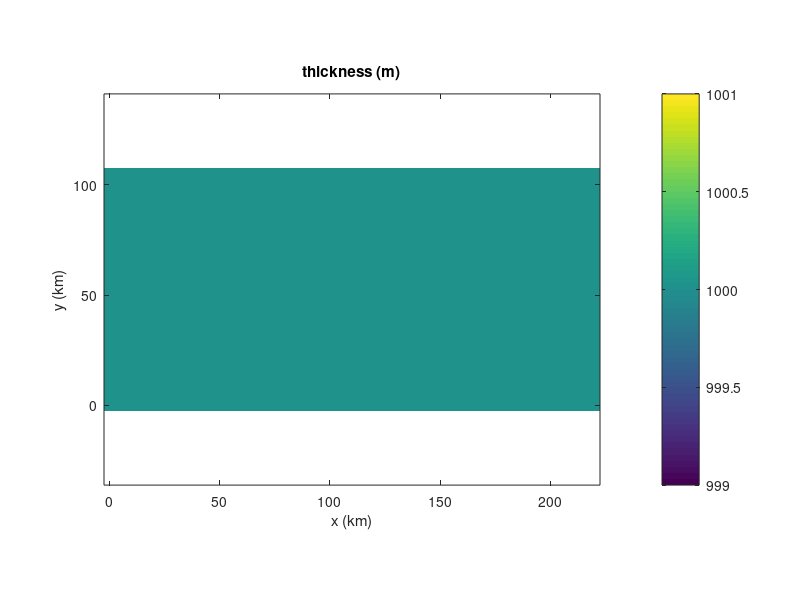
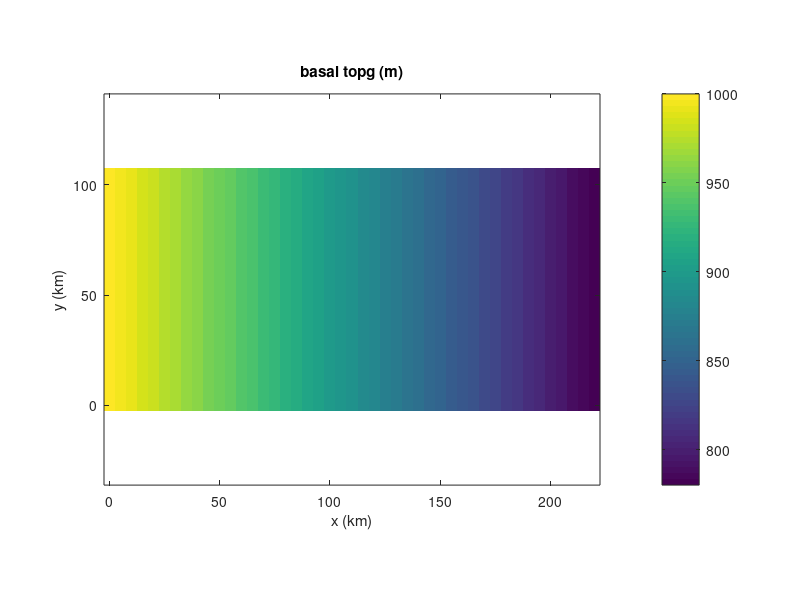
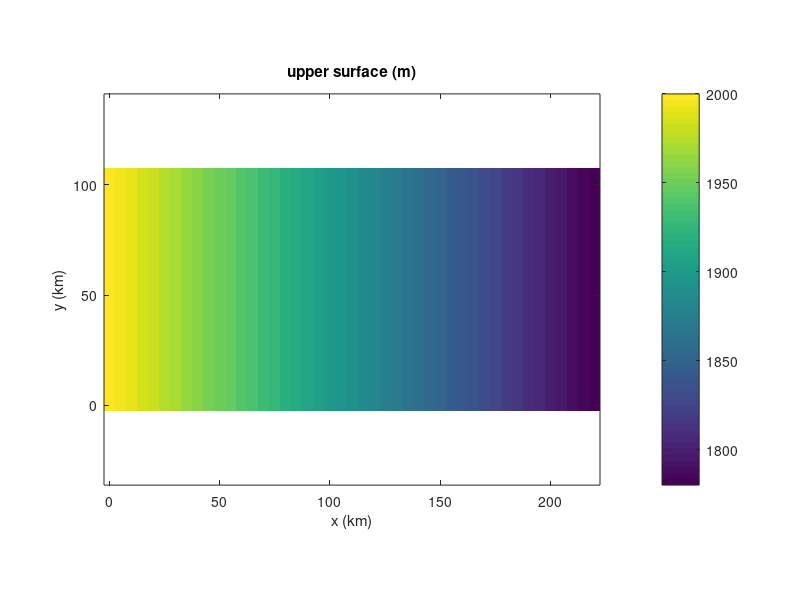
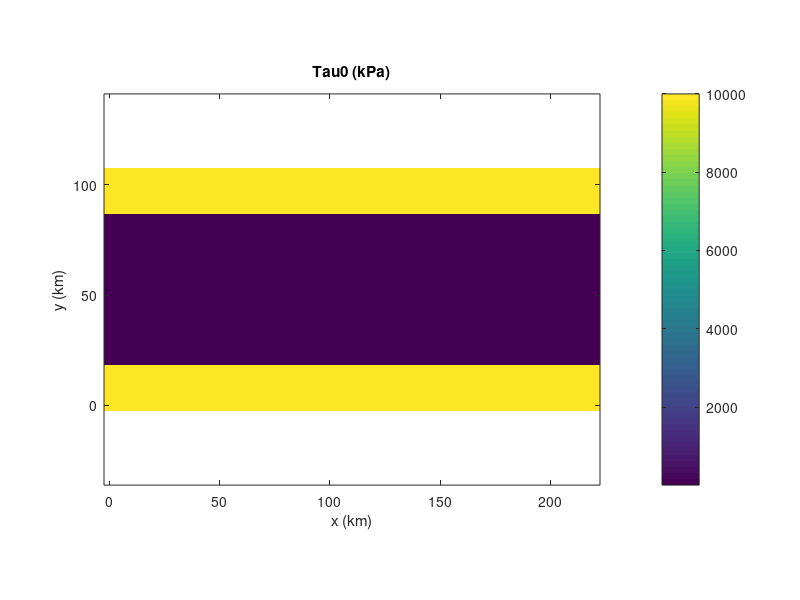

These charts were generated, in order, by the following MATLAB code:

%% file to create .mat input variables for Marion's coupled runs
%%
%% To be read by .py script to make .nc input file

double_res = 0;     %% flag to double res of grid
% double_res = 1;

rho_i = 910;     % ice density kg/m^3
rho_w = 1028;    % ocean water density kg/m^3

H0 = 1e3;
T0 = -10;
q0 = -7e-2;
slope = 1e-3;
b0 = 0.5;

r = 22; c = 45;
dew = 5e3; dns = 5e3;
x = [0:dew:dew*c-1]; xs = ( x(1:end-1)+x(2:end) )/2;
y = [0:dns:dns*r-1]'; ys = ( y(1:end-1)+y(2:end) )/2;


if( double_res == 1 )
    dew = 1/2*dew; dns = 1/2*dns;    % make these active to double resolution
    r = 2*r; c = 2*c;
    x2 = [0:dew:dew*c-1]; x2s = ( x2(1:end-1)+x2(2:end) )/2;
    y2 = [0:dns:dns*r-1]'; y2s = ( y2(1:end-1)+y2(2:end) )/2;
end

l = 11;     % no of vert levels


thck = H0 * ones( r, c );
artm = T0 * ones( r, c );
bheatflx = q0 * ones( r, c );
acab = b0 * ones( r, c );

topg = repmat( linspace( 1e3, 1e3-(slope*(c-1)*dew), c), r, 1 );      %% for debugging

% temp = repmat( linspace( (-H0*(rho_i/rho_w)-50)/1.25, -H0*(rho_i/rho_w)-50, c-3), r, 1 ) + 0;        %% force to be near floatationg at ds end
% topg = [ temp, repmat(temp(:,end-3), 1, 3 ) ];

usrf = topg + thck;

% %% put buffer of zero thickness cells around perimeter (for remapping)
% thck(1:3,:) = 0; thck(:,1:3) = 0; thck(end-2:end,:) = 0; thck(:,end-2:end) = 0;
% usrf(1:3,:) = 0; usrf(:,1:3) = 0; usrf(end-2:end,:) = 0; usrf(:,end-2:end) = 0;

figure(1), imagesc( x/1e3, y/1e3, thck ), axis xy, axis equal, axis tight, colorbar
xlabel( 'x (km)' ), ylabel( 'y (km)' ), title( 'thickness (m)' )

figure(2), imagesc( x/1e3, y/1e3, topg ), axis xy, axis equal, axis tight, colorbar
xlabel( 'x (km)' ), ylabel( 'y (km)' ), title( 'basal topg (m)' )

figure(3), imagesc( x/1e3, y/1e3, usrf ), axis xy, axis equal, axis tight, colorbar
xlabel( 'x (km)' ), ylabel( 'y (km)' ), title( 'upper surface (m)' )

%% load in old till map
%  load ~/Home/GLAM/GLIMGLAM/SENS/new_UPB/trunk/GLAM/Tillggl           % Marion's path
% load ~/work/modeling/glam-stream-marion-new/trunk/GLAM/Tillggl      % Steve's path

% minTauf = Tillggl;
% ind = find( minTauf < 5e3 ); minTauf(ind) = 5e3;

% minTauf = 10e3 * ones( r-1, c-1 );       % for debugging
minTauf = 1e7 * ones( r-1, c-1 );       
% minTauf(5:end-4,5:end-4) = 5e3;
minTauf(5:end-4,:) = 5e3;
if( double_res == 1 )
    minTauf(10:end-9,:) = 5e3;
end 

if( double_res == 1 )
    minTauf = interp2( xs, ys, minTauf, x2s, y2s, 'nearest' );
    ind = find( isnan( minTauf ) ); minTauf(ind) = max( max( minTauf ) );
end 

beta = 1e6*ones(size(minTauf));
ind = find( minTauf <= 5e3 ); beta(ind) = 1e2;
% beta(8:14,:) = 3e1;
% beta(10:12,:) = 0.5e1;

figure(4), imagesc( x/1e3, y/1e3, minTauf/1e3 ), axis xy, axis equal, axis tight, colorbar
xlabel( 'x (km)' ), ylabel( 'y (km)' ), title( 'Tau0 (kPa)' )

figure(5), imagesc( x/1e3, y/1e3, artm ), axis xy, axis equal, axis tight, colorbar
xlabel( 'x (km)' ), ylabel( 'y (km)' ), title( 'artm temp (C)' )

figure(6), imagesc( x/1e3, y/1e3, bheatflx ), axis xy, axis equal, axis tight, colorbar
xlabel( 'x (km)' ), ylabel( 'y (km)' ), title( 'geo flux (W m^2)' )

% %% add a kinbcmask field to specify where 0 flux bcs are
kinbcmask = zeros(size(minTauf));
% kinbcmask(1:4,:) = 1; kinbcmask(end-3:end,:) = 1; kinbcmask(:,1:4) = 1;

uvelhom = zeros( l, r-1, c-1 );
for i=1:l
    uvelhom(i,:,:) = zeros(size(minTauf));
end

vvelhom = uvelhom; 

figure(7), imagesc( x/1e3, y/1e3, kinbcmask ), axis xy, axis equal, axis tight, colorbar
xlabel( 'x (km)' ), ylabel( 'y (km)' ), title( 'kinbcmask' )

figure(8), imagesc( x/1e3, y/1e3, acab ), axis xy, axis equal, axis tight, colorbar
xlabel( 'x (km)' ), ylabel( 'y (km)' ), title( 'acab (m/a)' )

tauf = minTauf;

%  cd ~/Home/Glimmer2/glimmer-cism-lanl/branches/basalproc/tests/basalproc     % Marion's path
cd /Users/sprice/work/modeling/cism-parallel/tests/basalproc            % Steve's path

save bproc.mat artm acab bheatflx usrf topg thck beta tauf kinbcmask uvelhom vvelhom 
